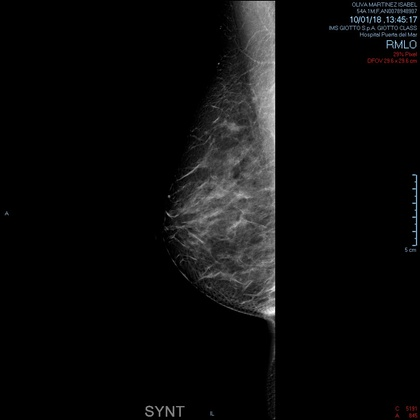
%> input picture testExamples/image_s0003_i0001.jpg, 420 x 420 px, shrunk from 1024 x 1024 before the run
$ octave --eval "result = denseSegmentationCC(rgb2gray(imread('../../testExamples/image_s0003_i0001.jpg')));"   (GNU Octave 9; MATLAB toolbox functions it lacks are replaced by stand-ins)
%> lines starting %> are read from the running program, lines starting %| are printed output that depends on the picture; in (x1, y1, x2, y2) boxes, pixels count from 0 and x2, y2 are one past the last pixel; in counts of white or black regions, pixels touching at a corner belong together; the program's own positions count from 1
% This function creates a mask for the dense area of the breast for CC
% views, and also determines the area of it.

%%%%%%%%%%%%%%%%%%%%%%%%%%%%%%%%%%%%%%%%%%%%%
% PARAMETERS                                %
%	I = greyscale Image                     %
% RETURNS                                   %
%	mask = binary Image of the dense Area	%
%	dnsArea = scalar value of dense Area	%
%%%%%%%%%%%%%%%%%%%%%%%%%%%%%%%%%%%%%%%%%%%%%

function [mask, dnsArea] = denseSegmentationCC(I)

[Rows, Cols] = size(I);
%> Rows = 420; Cols = 420
mask = zeros(Rows,Cols,'logical');

%% Get average value of breast pixels
v = double(nonzeros(I));
th = sum(v)/length(v); % set threshold
%> th = 58.2

%% Grayscale filtering and contrasting
I = medfilt2(I,[7 7]);
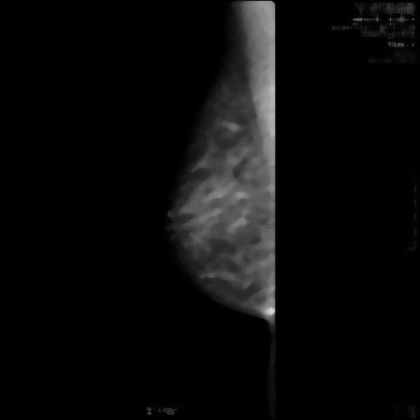
%> I: size 420x420 uint8; min 0, max 214, mean 10.6

%%  Mask and Area
dnsArea = 0;
for row = 1:Rows
    for col = 1:Cols
        if I(row,col) > th
            mask(row,col) = 1;
            dnsArea = dnsArea+1;
        end
    end
end
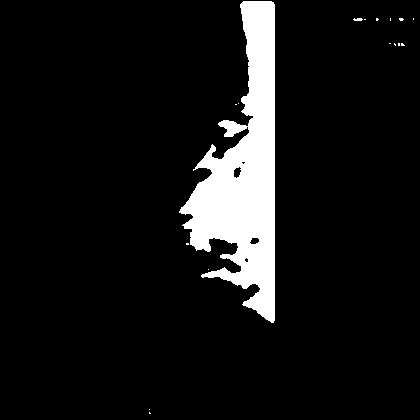
%> mask: size 420x420 logical; 8.5% white; 17 white regions (15 under 20 px), largest, box (x1, y1, x2, y2) and area: (179, 1, 275, 323) 14844, (353, 18, 363, 21) 24
%> after the loop, dnsArea = 14929
mask = imcomplement(mask);

$ run again, on testExamples/image_s0004_i0009.jpg
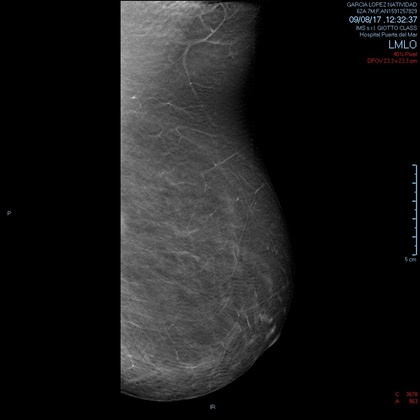
%> input picture testExamples/image_s0004_i0009.jpg, 420 x 420 px, shrunk from 1024 x 1024 before the run
%> th = 70.34
%> after the loop in denseSegmentationCC, `for row = 1:Rows`:
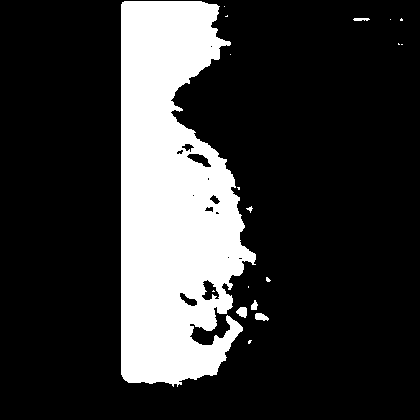
%> mask: size 420x420 logical; 21% white; 18 white regions (12 under 20 px), largest, box (x1, y1, x2, y2) and area: (121, 1, 256, 387) 36702, (236, 307, 247, 318) 88, (255, 313, 269, 321) 80, (251, 300, 258, 310) 48, (353, 18, 370, 21) 43, (246, 206, 253, 213) 21
%> after the loop in denseSegmentationCC, `for row = 1:Rows`: dnsArea = 37042
